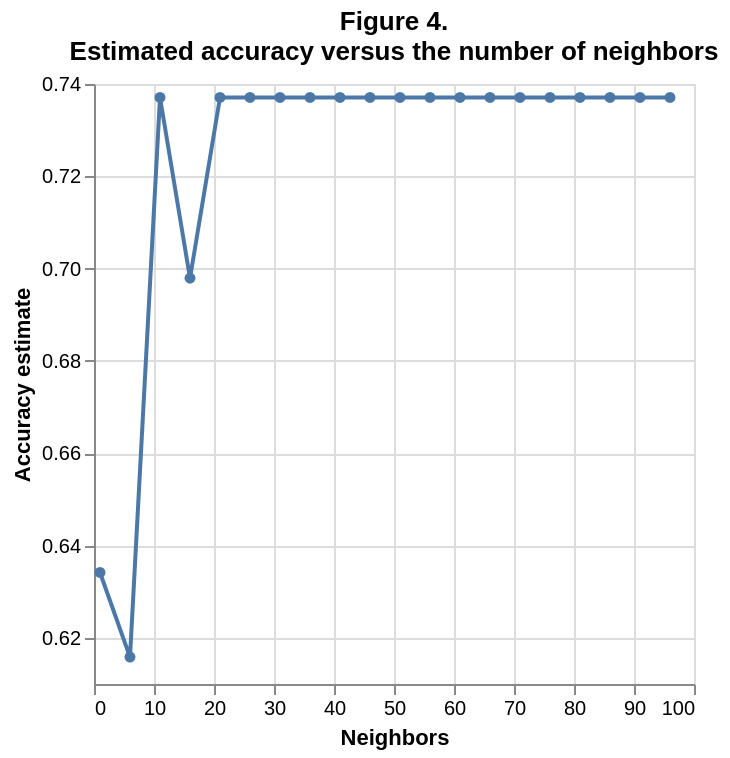

Notebook code for this chart:
### Code cell
accuracy_vs_k = alt.Chart(accuracies_grid, title=("Figure 4.", "Estimated accuracy versus the number of neighbors")).mark_line(point=True).encode(
    x=alt.X("n_neighbors").title("Neighbors"),
    y=alt.Y("mean_test_score")
        .scale(zero=False)
        .title("Accuracy estimate")
)

accuracy_vs_k

### Figure 1 — Vega specification as saved in the notebook (floating-point values rounded to 4 significant figures)
{"$schema": "https://vega.github.io/schema/vega/v5.json", "data": [{"name": "source_0", "values": [{"mean_test_score": 0.6342, "n_neighbors": 1}, {"mean_test_score": 0.6158, "n_neighbors": 6}, {"mean_test_score": 0.7371, "n_neighbors": 11}, {"mean_test_score": 0.6979, "n_neighbors": 16}, {"mean_test_score": 0.7371, "n_neighbors": 21}, {"mean_test_score": 0.7371, "n_neighbors": 26}, {"mean_test_score": 0.7371, "n_neighbors": 31}, {"mean_test_score": 0.7371, "n_neighbors": 36}, {"mean_test_score": 0.7371, "n_neighbors": 41}, {"mean_test_score": 0.7371, "n_neighbors": 46}, {"mean_test_score": 0.7371, "n_neighbors": 51}, {"mean_test_score": 0.7371, "n_neighbors": 56}, {"mean_test_score": 0.7371, "n_neighbors": 61}, {"mean_test_score": 0.7371, "n_neighbors": 66}, {"mean_test_score": 0.7371, "n_neighbors": 71}, {"mean_test_score": 0.7371, "n_neighbors": 76}, {"mean_test_score": 0.7371, "n_neighbors": 81}, {"mean_test_score": 0.7371, "n_neighbors": 86}, {"mean_test_score": 0.7371, "n_neighbors": 91}, {"mean_test_score": 0.7371, "n_neighbors": 96}]}, {"name": "data_0", "values": [{"mean_test_score": 0.6342, "n_neighbors": 1}, {"mean_test_score": 0.6158, "n_neighbors": 6}, {"mean_test_score": 0.7371, "n_neighbors": 11}, {"mean_test_score": 0.6979, "n_neighbors": 16}, {"mean_test_score": 0.7371, "n_neighbors": 21}, {"mean_test_score": 0.7371, "n_neighbors": 26}, {"mean_test_score": 0.7371, "n_neighbors": 31}, {"mean_test_score": 0.7371, "n_neighbors": 36}, {"mean_test_score": 0.7371, "n_neighbors": 41}, {"mean_test_score": 0.7371, "n_neighbors": 46}, {"mean_test_score": 0.7371, "n_neighbors": 51}, {"mean_test_score": 0.7371, "n_neighbors": 56}, {"mean_test_score": 0.7371, "n_neighbors": 61}, {"mean_test_score": 0.7371, "n_neighbors": 66}, {"mean_test_score": 0.7371, "n_neighbors": 71}, {"mean_test_score": 0.7371, "n_neighbors": 76}, {"mean_test_score": 0.7371, "n_neighbors": 81}, {"mean_test_score": 0.7371, "n_neighbors": 86}, {"mean_test_score": 0.7371, "n_neighbors": 91}, {"mean_test_score": 0.7371, "n_neighbors": 96}]}], "marks": [{"type": "line", "name": "layer_0_marks", "from": {"data": "source_0"}, "sort": {"field": "x"}, "encode": {"update": {"stroke": {"value": "#4c78a8"}, "x": {"field": "n_neighbors", "scale": "x"}, "defined": {"signal": "isValid(datum[\"n_neighbors\"]) && isFinite(+datum[\"n_neighbors\"]) && isValid(datum[\"mean_test_score\"]) && isFinite(+datum[\"mean_test_score\"])"}, "y": {"field": "mean_test_score", "scale": "y"}}}, "style": ["line"]}, {"type": "symbol", "name": "layer_1_marks", "from": {"data": "data_0"}, "encode": {"update": {"x": {"field": "n_neighbors", "scale": "x"}, "opacity": {"value": 1}, "fill": {"value": "#4c78a8"}, "y": {"field": "mean_test_score", "scale": "y"}}}, "style": ["point"]}], "scales": [{"name": "x", "type": "linear", "domain": {"fields": [{"data": "source_0", "field": "n_neighbors"}, {"data": "data_0", "field": "n_neighbors"}]}, "range": [0, {"signal": "width"}], "nice": true, "zero": false}, {"name": "y", "type": "linear", "domain": {"fields": [{"data": "source_0", "field": "mean_test_score"}, {"data": "data_0", "field": "mean_test_score"}]}, "range": [{"signal": "height"}, 0], "nice": true, "zero": false}], "axes": [{"scale": "x", "orient": "bottom", "zindex": 0, "tickCount": {"signal": "ceil(width/40)"}, "aria": false, "domain": false, "minExtent": 0, "grid": true, "gridScale": "y", "maxExtent": 0, "ticks": false, "labels": false}, {"scale": "y", "labels": false, "orient": "left", "maxExtent": 0, "ticks": false, "aria": false, "minExtent": 0, "zindex": 0, "grid": true, "domain": false, "gridScale": "x", "tickCount": {"signal": "ceil(height/40)"}}, {"scale": "x", "labelFlush": true, "zindex": 0, "tickCount": {"signal": "ceil(width/40)"}, "title": "Neighbors", "grid": false, "labelOverlap": true, "orient": "bottom"}, {"scale": "y", "zindex": 0, "orient": "left", "title": "Accuracy estimate", "labelOverlap": true, "tickCount": {"signal": "ceil(height/40)"}, "grid": false}], "title": {"text": ["Figure 4.", "Estimated accuracy versus the number of neighbors"], "frame": "group"}, "background": "white", "style": "cell", "height": 300, "padding": 5, "width": 300}
